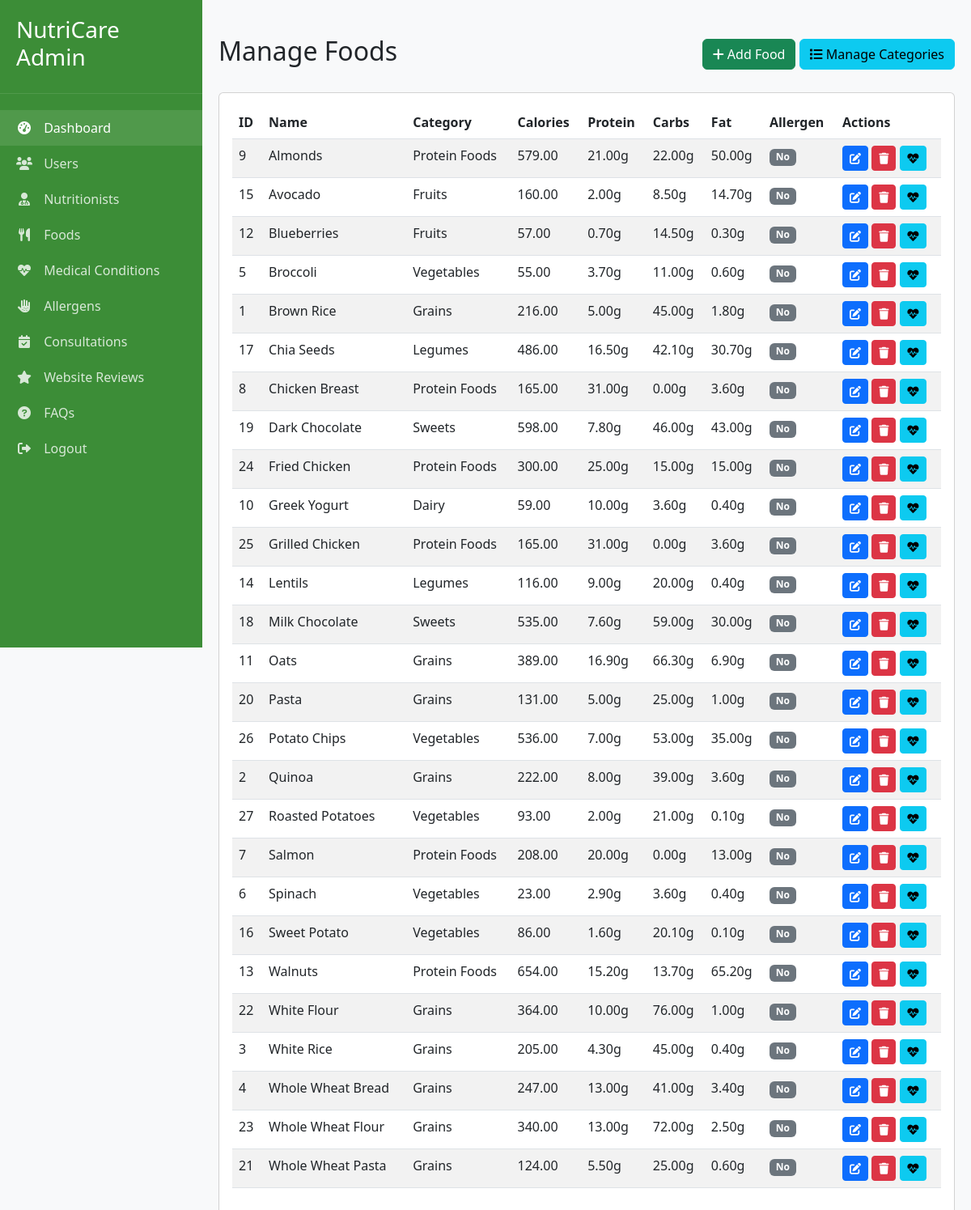
/admin_foods.php (signed in), run on the app's committed database.
### tables this page shows
CREATE TABLE foods (
    food_id INT AUTO_INCREMENT PRIMARY KEY,
    name VARCHAR(100) NOT NULL,
    description TEXT,
    category_id INT,
    calories DECIMAL(6,2),
    protein DECIMAL(6,2),
    carbs DECIMAL(6,2),
    fat DECIMAL(6,2),
    fiber DECIMAL(6,2),
    sodium DECIMAL(6,2),
    sugar DECIMAL(6,2),
    glycemic_index INT,
    image_url VARCHAR(255),
    is_common_allergen BOOLEAN DEFAULT FALSE,
    created_at TIMESTAMP DEFAULT CURRENT_TIMESTAMP,
    updated_at TIMESTAMP DEFAULT CURRENT_TIMESTAMP ON UPDATE CURRENT_TIMESTAMP,
    FOREIGN KEY (category_id) REFERENCES food_categories(category_id)
);

CREATE TABLE food_categories (
    category_id INT AUTO_INCREMENT PRIMARY KEY,
    name VARCHAR(100) NOT NULL,
    description TEXT,
    image_url VARCHAR(255),
    created_at TIMESTAMP DEFAULT CURRENT_TIMESTAMP
);

### admin_foods.php (the view, shortened to what this page needs)
<?php
require_once 'config.php';
$foods = $conn->query("
    SELECT f.*, fc.name as category_name
    FROM foods f
    LEFT JOIN food_categories fc ON f.category_id = fc.category_id
    ORDER BY f.name
")->fetchAll();
?>
<!DOCTYPE html>
<html lang="en">
<head>
    <link href="https://cdn.jsdelivr.net/npm/bootstrap@5.3.0/dist/css/bootstrap.min.css" rel="stylesheet">
    <link rel="stylesheet" href="https://cdnjs.cloudflare.com/ajax/libs/font-awesome/6.0.0/css/all.min.css">
</head>
<body>
    <div class="sidebar">
        <div class="sidebar-header">
            <h3>NutriCare Admin</h3>
        </div>
        <div class="sidebar-menu">
            <a href="admin_dashboard.php" class="active"><i class="fas fa-tachometer-alt"></i> Dashboard</a>
            <a href="admin_users.php"><i class="fas fa-users"></i> Users</a>
            <a href="admin_nutritionists.php"><i class="fas fa-user-md"></i> Nutritionists</a>
            <a href="admin_foods.php"><i class="fas fa-utensils"></i> Foods</a>
            <a href="admin_conditions.php"><i class="fas fa-heartbeat"></i> Medical Conditions</a>
            <a href="admin_allergens.php"><i class="fas fa-allergies"></i> Allergens</a>
            <a href="admin_consultations.php"><i class="fas fa-calendar-check"></i> Consultations</a>
            <a href="admin_reviews.php"><i class="fas fa-star"></i> Website Reviews</a>
            <a href="admin_faqs.php"><i class="fas fa-question-circle"></i> FAQs</a>
            <a href="admin_logout.php"><i class="fas fa-sign-out-alt"></i> Logout</a>
        </div>
    </div>
    <nav class="navbar-admin">
        <div class="d-flex justify-content-between w-100">
            <div>
                <span class="text-muted">Welcome, Admin</span>
            </div>
        </div>
    </nav>
    <div class="main-content">
        <div class="d-flex justify-content-between align-items-center mb-4">
            <h2>Manage Foods</h2>
            <div>
                <a href="admin_food_add.php" class="btn btn-success">
                    <i class="fas fa-plus"></i> Add Food
                </a>
                <a href="admin_food_categories.php" class="btn btn-info">
                    <i class="fas fa-list"></i> Manage Categories
                </a>
            </div>
        </div>
        <div class="card">
            <div class="card-body">
                <div class="table-responsive">
                    <table class="table table-striped table-hover">
                        <thead>
                            <tr>
                                <th>ID</th>
                                <th>Name</th>
                                <th>Category</th>
                                <th>Calories</th>
                                <th>Protein</th>
                                <th>Carbs</th>
                                <th>Fat</th>
                                <th>Allergen</th>
                                <th>Actions</th>
                            </tr>
                        </thead>
                        <tbody>
                            <?php foreach ($foods as $food): ?>
                                <tr>
                                    <td><?php echo $food['food_id']; ?></td>
                                    <td><?php echo htmlspecialchars($food['name']); ?></td>
                                    <td><?php echo $food['category_name'] ?: '-'; ?></td>
                                    <td><?php echo $food['calories']; ?></td>
                                    <td><?php echo $food['protein']; ?>g</td>
                                    <td><?php echo $food['carbs']; ?>g</td>
                                    <td><?php echo $food['fat']; ?>g</td>
                                    <td>
                                        <?php if ($food['is_common_allergen']): ?>
                                            <span class="badge bg-danger">Yes</span>
                                        <?php else: ?>
                                            <span class="badge bg-secondary">No</span>
                                        <?php endif; ?>
                                    </td>
                                    <td>
                                        <a href="admin_food_edit.php?id=<?php echo $food['food_id']; ?>" class="btn btn-sm btn-primary">
                                            <i class="fas fa-edit"></i>
                                        </a>
                                        <a href="admin_foods.php?delete=<?php echo $food['food_id']; ?>" class="btn btn-sm btn-danger" onclick="return confirm('Are you sure you want to delete this food item?')">
                                            <i class="fas fa-trash"></i>
                                        </a>
                                        <a href="admin_food_recommendations.php?id=<?php echo $food['food_id']; ?>" class="btn btn-sm btn-info">
                                            <i class="fas fa-heartbeat"></i>
                                        </a>
                                    </td>
                                </tr>
                            <?php endforeach; ?>
                        </tbody>
                    </table>
                </div>
            </div>
        </div>
    </div>
</body>
</html>

### admin_foods.php (style rules this page uses)
:root { --green-light: #E3F4E1; --green: #5FB65A; --green-dark: #3C8D37; --sidebar-width: 250px; }
body { background-color: #f8f9fa; }
.sidebar { width: var(--sidebar-width); height: 100vh; position: fixed; left: 0; top: 0; background-color: var(--green-dark); color: white; padding: 20px 0; transition: all 0.3s; }
.sidebar-header { padding: 0 20px 20px; border-bottom: 1px solid rgba(255,255,255,0.1); }
.sidebar-menu { padding: 20px 0; }
.sidebar-menu a { display: block; padding: 10px 20px; color: rgba(255,255,255,0.8); text-decoration: none; transition: all 0.3s; }
.sidebar-menu a:hover, .sidebar-menu a.active { color: white; background-color: rgba(255,255,255,0.1); }
.sidebar-menu a i { margin-right: 10px; width: 20px; text-align: center; }
.main-content { margin-left: var(--sidebar-width); padding: 20px; transition: all 0.3s; }

### data on the page
foods: food_id "9", name "Almonds", category.name "Protein Foods", calories "579.00", protein "21.00", carbs "22.00", fat "50.00", is_common_allergen "No"
foods: food_id "15", name "Avocado", category.name "Fruits", calories "160.00", protein "2.00", carbs "8.50", fat "14.70", is_common_allergen "No"
foods: food_id "12", name "Blueberries", category.name "Fruits", calories "57.00", protein "0.70", carbs "14.50", fat "0.30", is_common_allergen "No"
foods: food_id "5", name "Broccoli", category.name "Vegetables", calories "55.00", protein "3.70", carbs "11.00", fat "0.60", is_common_allergen "No"
foods: food_id "1", name "Brown Rice", category.name "Grains", calories "216.00", protein "5.00", carbs "45.00", fat "1.80", is_common_allergen "No"
foods: food_id "17", name "Chia Seeds", category.name "Legumes", calories "486.00", protein "16.50", carbs "42.10", fat "30.70", is_common_allergen "No"
foods: food_id "8", name "Chicken Breast", category.name "Protein Foods", calories "165.00", protein "31.00", carbs "0.00", fat "3.60", is_common_allergen "No"
foods: food_id "19", name "Dark Chocolate", category.name "Sweets", calories "598.00", protein "7.80", carbs "46.00", fat "43.00", is_common_allergen "No"
foods: food_id "24", name "Fried Chicken", category.name "Protein Foods", calories "300.00", protein "25.00", carbs "15.00", fat "15.00", is_common_allergen "No"
foods: food_id "10", name "Greek Yogurt", category.name "Dairy", calories "59.00", protein "10.00", carbs "3.60", fat "0.40", is_common_allergen "No"
foods: food_id "25", name "Grilled Chicken", category.name "Protein Foods", calories "165.00", protein "31.00", carbs "0.00", fat "3.60", is_common_allergen "No"
foods: food_id "14", name "Lentils", category.name "Legumes", calories "116.00", protein "9.00", carbs "20.00", fat "0.40", is_common_allergen "No"
foods: food_id "18", name "Milk Chocolate", category.name "Sweets", calories "535.00", protein "7.60", carbs "59.00", fat "30.00", is_common_allergen "No"
foods: food_id "11", name "Oats", category.name "Grains", calories "389.00", protein "16.90", carbs "66.30", fat "6.90", is_common_allergen "No"
foods: food_id "20", name "Pasta", category.name "Grains", calories "131.00", protein "5.00", carbs "25.00", fat "1.00", is_common_allergen "No"
foods: food_id "26", name "Potato Chips", category.name "Vegetables", calories "536.00", protein "7.00", carbs "53.00", fat "35.00", is_common_allergen "No"
foods: food_id "2", name "Quinoa", category.name "Grains", calories "222.00", protein "8.00", carbs "39.00", fat "3.60", is_common_allergen "No"
foods: food_id "27", name "Roasted Potatoes", category.name "Vegetables", calories "93.00", protein "2.00", carbs "21.00", fat "0.10", is_common_allergen "No"
foods: food_id "7", name "Salmon", category.name "Protein Foods", calories "208.00", protein "20.00", carbs "0.00", fat "13.00", is_common_allergen "No"
foods: food_id "6", name "Spinach", category.name "Vegetables", calories "23.00", protein "2.90", carbs "3.60", fat "0.40", is_common_allergen "No"
foods: food_id "16", name "Sweet Potato", category.name "Vegetables", calories "86.00", protein "1.60", carbs "20.10", fat "0.10", is_common_allergen "No"
foods: food_id "13", name "Walnuts", category.name "Protein Foods", calories "654.00", protein "15.20", carbs "13.70", fat "65.20", is_common_allergen "No"
foods: food_id "22", name "White Flour", category.name "Grains", calories "364.00", protein "10.00", carbs "76.00", fat "1.00", is_common_allergen "No"
foods: food_id "3", name "White Rice", category.name "Grains", calories "205.00", protein "4.30", carbs "45.00", fat "0.40", is_common_allergen "No"
foods: food_id "4", name "Whole Wheat Bread", category.name "Grains", calories "247.00", protein "13.00", carbs "41.00", fat "3.40", is_common_allergen "No"
foods: food_id "23", name "Whole Wheat Flour", category.name "Grains", calories "340.00", protein "13.00", carbs "72.00", fat "2.50", is_common_allergen "No"
foods: food_id "21", name "Whole Wheat Pasta", category.name "Grains", calories "124.00", protein "5.50", carbs "25.00", fat "0.60", is_common_allergen "No"
